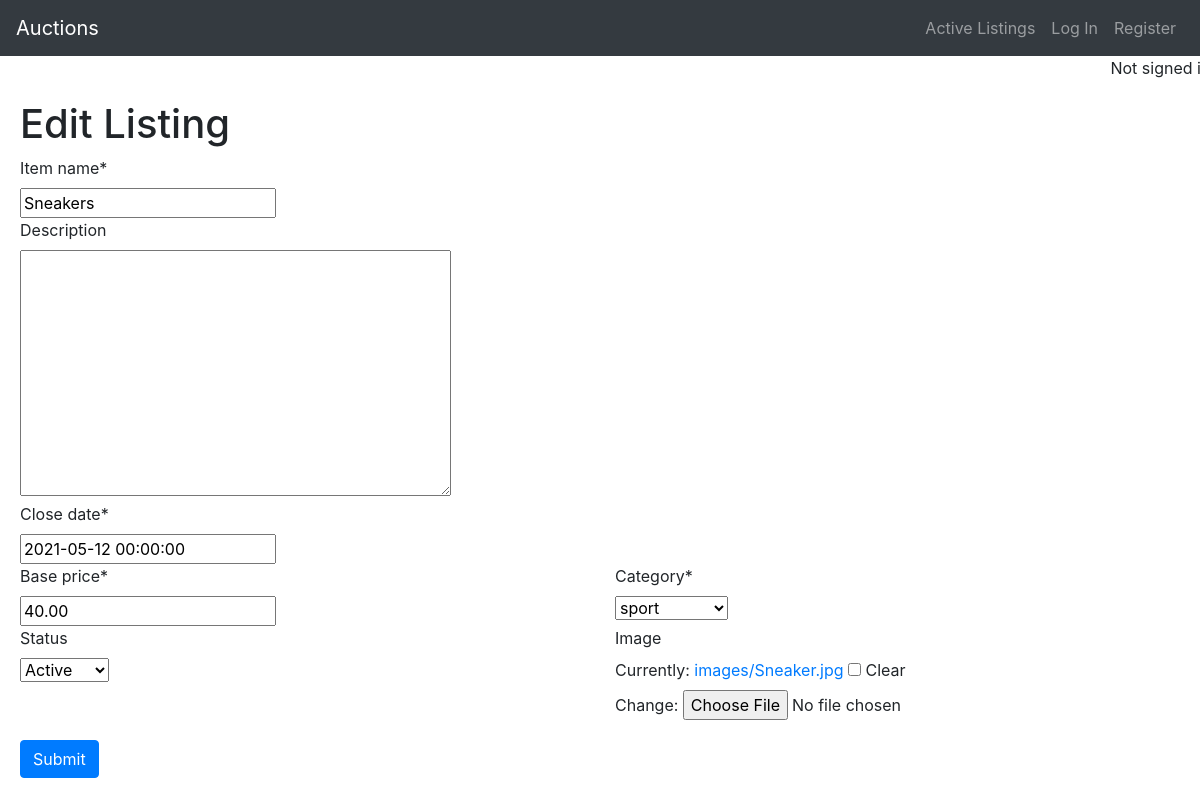
/edit_listing/6, run on the app's committed database.
### auctions/models.py (models this page shows, shortened)
class Auction(models.Model):
    STATUS = (
    ("active","Active"),
    ("closed","Closed")
)
    user = models.ForeignKey(User, on_delete=models.CASCADE)
    item_name = models.CharField(max_length=100, db_index=True)
    slug = models.SlugField(max_length=250, db_index=True, unique_for_date='posting_date', default='item_name')
    description = models.TextField(blank=True)
    posting_date = models.DateTimeField(auto_now_add=True)
    close_date = models.DateTimeField()
    base_price = models.DecimalField(max_digits=8, decimal_places=2)
    category = models.ForeignKey(Category, on_delete=models.CASCADE)
    status = models.CharField(max_length=10, choices=STATUS, default='active', blank=True)
    image = models.ImageField(upload_to='images', blank=True, null=True)
    def __str__(self):
        return f"{self.item_name}"
    class Meta:
        ordering = ["-posting_date"]
        index_together = (('id', 'slug'),)

### auctions/views.py (the view, shortened to what this page needs)
# urls.py: path("edit_listing/<int:listing_id>", views.edit_listing, name="edit_listing"),
def edit_listing(request, listing_id):
    listing = get_object_or_404(Auction, pk=listing_id)
    print("This listing:", listing)
    """we need listings and category when we redirect the user to the index.html"""
    listings = Auction.objects.all()
    category = Category.objects.filter(id=1)
    categories = Category.objects.all().values('name')
    form = AuctionForm(request.POST or None, request.FILES, instance=listing)
    form = AuctionForm(instance=listing)
    return render(request,"auctions/edit_listing.html",{
        "form": form,
        "categories": categories,
        "listing": listing
    })

### auctions/forms.py
class AuctionForm(ModelForm):
    class Meta:
        model = Auction
        fields = ['item_name', 'description', 'close_date', 'base_price', 'status', 'image','category']

### auctions/context_processors.py (called while the page is built)
def get_listing(request):
    listing = Auction.objects.latest('-id')
    return {'listing': listing }

### auctions/models.py (called while the page is built)
    def __str__(self):
        return self.name

### auctions/templates/auctions/edit_listing.html (shortened to what this page needs)
{% extends "auctions/layout.html" %}
{% load crispy_forms_tags %}
{% block body %}
<h1>Edit Listing</h1>
<form action="{% url 'auctions:edit_listing' listing.id %}" method="POST" enctype="multipart/form-data">
    {{ form.item_name | as_crispy_field }}
    {{ form.description | as_crispy_field }}
    {{ form.close_date | as_crispy_field }}
    <div class="row">
        <div class="col-6">
            {{ form.base_price | as_crispy_field }}
        </div>
        <div class="col-6">
            {{ form.category | as_crispy_field }}
        </div>
    </div>
    <div class="row">
        <div class="col-6">
            {{ form.status | as_crispy_field}}
        </div>
        <div class="col-6">
            {{ form.image | as_crispy_field}}
        </div>
    </div>
    <div id="submitbtn">
        <button type="submit" class="btn btn-primary"> Submit </button>
    </div>
</form>
</div>
{% endblock %}

### auctions/static/auctions/styles.css (style rules this page uses)
body { padding-top: 56px; }
#submitbtn { margin-top: 20px; }

### data on the page
Auction: item_name "Sneakers", close_date "2021-05-12 00:00:00", base_price "40.00", category "sport", status "Active"
